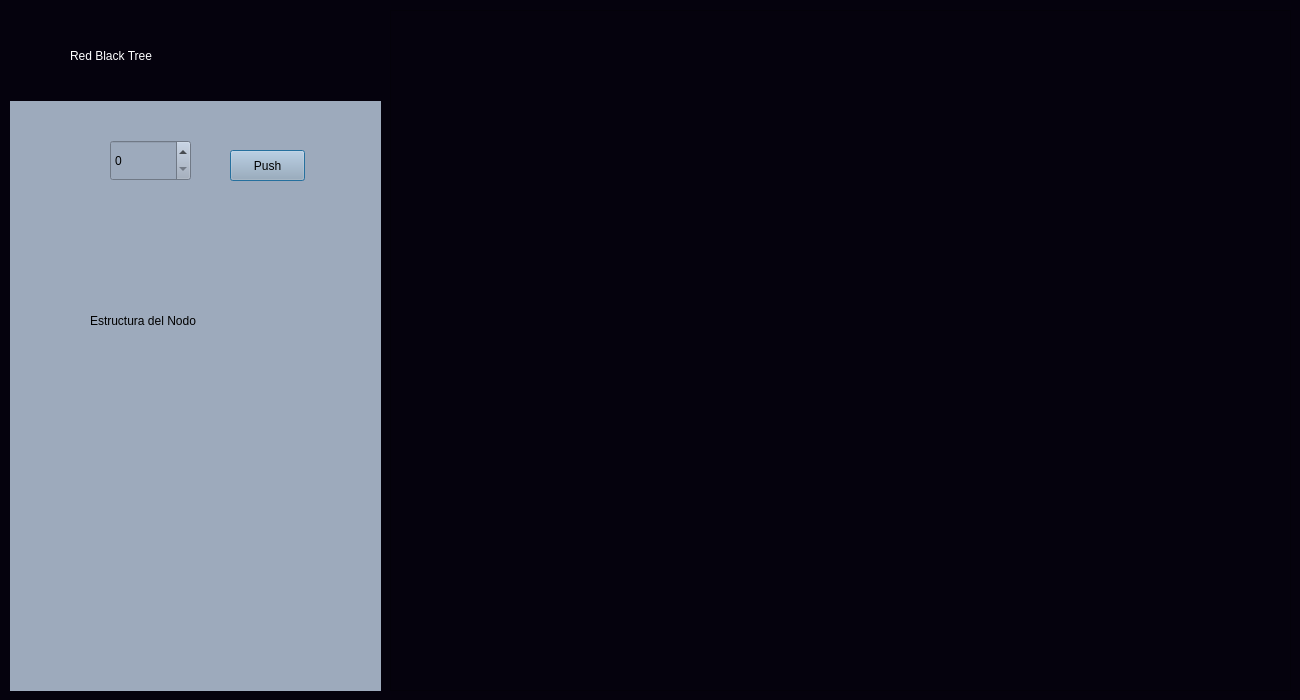
<?xml version="1.0" encoding="UTF-8"?>
<ui version="4.0">
 <class>redblacktreeform</class>
 <widget class="QDialog" name="redblacktreeform">
  <property name="geometry">
   <rect>
    <x>0</x>
    <y>0</y>
    <width>1300</width>
    <height>700</height>
   </rect>
  </property>
  <property name="windowTitle">
   <string>Dialog</string>
  </property>
  <property name="styleSheet">
   <string notr="true">background: rgb(5,2,13);</string>
  </property>
  <widget class="QWidget" name="widget" native="true">
   <property name="geometry">
    <rect>
     <x>10</x>
     <y>10</y>
     <width>371</width>
     <height>681</height>
    </rect>
   </property>
   <property name="minimumSize">
    <size>
     <width>300</width>
     <height>0</height>
    </size>
   </property>
   <property name="styleSheet">
    <string notr="true">background: #9DAABC;</string>
   </property>
   <widget class="QPushButton" name="btnPush">
    <property name="geometry">
     <rect>
      <x>220</x>
      <y>140</y>
      <width>75</width>
      <height>31</height>
     </rect>
    </property>
    <property name="text">
     <string>Push</string>
    </property>
   </widget>
   <widget class="QSpinBox" name="spinBox">
    <property name="geometry">
     <rect>
      <x>100</x>
      <y>130</y>
      <width>81</width>
      <height>41</height>
     </rect>
    </property>
   </widget>
   <widget class="QLabel" name="labelCodeImg">
    <property name="geometry">
     <rect>
      <x>0</x>
      <y>340</y>
      <width>371</width>
      <height>341</height>
     </rect>
    </property>
    <property name="text">
     <string/>
    </property>
   </widget>
   <widget class="QLabel" name="label_2">
    <property name="geometry">
     <rect>
      <x>80</x>
      <y>290</y>
      <width>201</width>
      <height>41</height>
     </rect>
    </property>
    <property name="styleSheet">
     <string notr="true">background: transparent;
font: 14pt &quot;Cooper Black&quot;;
color: black;</string>
    </property>
    <property name="text">
     <string>Estructura del Nodo</string>
    </property>
    <property name="textFormat">
     <enum>Qt::AutoText</enum>
    </property>
   </widget>
   <widget class="QWidget" name="widget_2" native="true">
    <property name="geometry">
     <rect>
      <x>0</x>
      <y>0</y>
      <width>371</width>
      <height>91</height>
     </rect>
    </property>
    <property name="styleSheet">
     <string notr="true">background: rgb(5,2,13);</string>
    </property>
    <widget class="QLabel" name="label">
     <property name="geometry">
      <rect>
       <x>60</x>
       <y>20</y>
       <width>261</width>
       <height>51</height>
      </rect>
     </property>
     <property name="styleSheet">
      <string notr="true">background: transparent;
font: 25pt &quot;Cooper Black&quot;;
color: white;</string>
     </property>
     <property name="text">
      <string>Red Black Tree</string>
     </property>
     <property name="textFormat">
      <enum>Qt::AutoText</enum>
     </property>
    </widget>
   </widget>
  </widget>
  <widget class="QScrollArea" name="scrollArea">
   <property name="geometry">
    <rect>
     <x>390</x>
     <y>10</y>
     <width>901</width>
     <height>681</height>
    </rect>
   </property>
   <property name="widgetResizable">
    <bool>true</bool>
   </property>
   <widget class="QWidget" name="scrollAreaWidgetContents">
    <property name="geometry">
     <rect>
      <x>0</x>
      <y>0</y>
      <width>899</width>
      <height>679</height>
     </rect>
    </property>
    <layout class="QGridLayout" name="gridLayout">
     <item row="0" column="0">
      <widget class="QLabel" name="labelGrafico">
       <property name="text">
        <string/>
       </property>
      </widget>
     </item>
    </layout>
   </widget>
  </widget>
 </widget>
 <resources/>
 <connections/>
</ui>
